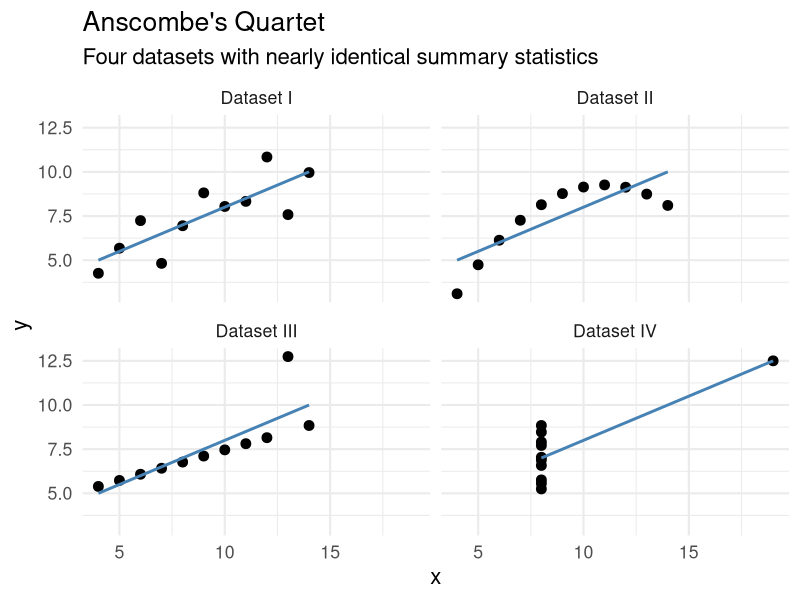

Recreate this plot in R.
## ---- chunk 1
#| label: load-packages-r
#| message: false
library(tidyverse)
## ---- chunk 2
#| label: anscombe-wide
#| include: false
anscombe_wide <- anscombe
## ---- chunk 3
#| label: anscombe-wide-display
anscombe_wide
## ---- chunk 4
#| label: anscombe-summary
anscombe <- anscombe_wide |>
  pivot_longer(
    cols = everything(),
    names_to = c(".value", "set"),
    names_pattern = "(.)(.)"
  )

anscombe
## ---- chunk 5
anscombe |>
  group_by(set) |>
  summarize(
    mean_x = mean(x),
    mean_y = mean(y),
    sd_x = sd(x),
    sd_y = sd(y),
    cor_xy = cor(x, y)
  )
## ---- chunk 6
#| label: anscombe-plot
#| fig-width: 10
#| fig-height: 7
#| fig-align: center
#| output-location: slide
#| message: false
ggplot(anscombe, aes(x = x, y = y)) +
  geom_point(size = 3) +
  geom_smooth(method = "lm", se = FALSE, color = "steelblue") +
  facet_wrap(
    ~set, 
    labeller = labeller(set = c("1" = "Dataset I", "2" = "Dataset II", "3" = "Dataset III", "4" = "Dataset IV"))
  ) +
  theme_minimal(base_size = 16) +
  labs(
    title = "Anscombe's Quartet",
    subtitle = "Four datasets with nearly identical summary statistics"
  )
